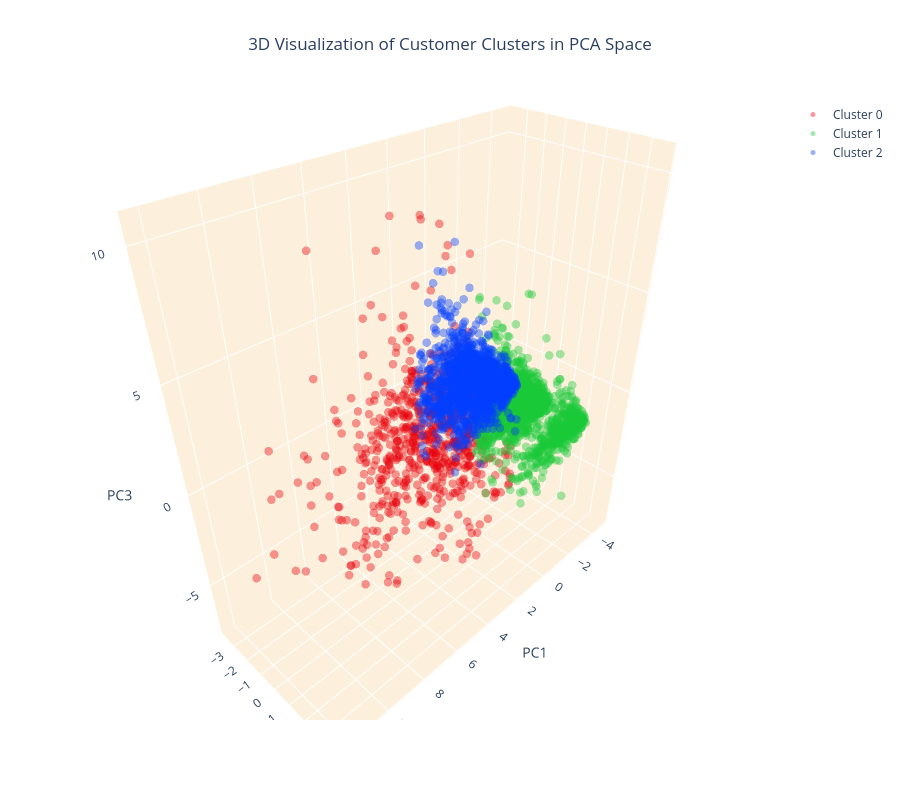

The code cell stored with this chart in its notebook:
### Code cell
# Setting up the color scheme for the clusters (RGB order)
colors = ['#e8000b', '#1ac938', '#023eff']
# Create separate data frames for each cluster
cluster_0 = customer_data_pca[customer_data_pca['cluster'] == 0]
cluster_1 = customer_data_pca[customer_data_pca['cluster'] == 1]
cluster_2 = customer_data_pca[customer_data_pca['cluster'] == 2]
# Create a 3D scatter plot
fig = go.Figure()
# Add data points for each cluster separately and specify the color
fig.add_trace(go.Scatter3d(x=cluster_0['PC1'], y=cluster_0['PC2'], z=cluster_0['PC3'],
mode='markers', marker=dict(color=colors[0], size=5, opacity=0.4), name='Cluster 0'))
fig.add_trace(go.Scatter3d(x=cluster_1['PC1'], y=cluster_1['PC2'], z=cluster_1['PC3'],
mode='markers', marker=dict(color=colors[1], size=5, opacity=0.4), name='Cluster 1'))
fig.add_trace(go.Scatter3d(x=cluster_2['PC1'], y=cluster_2['PC2'], z=cluster_2['PC3'],
mode='markers', marker=dict(color=colors[2], size=5, opacity=0.4), name='Cluster 2'))
# Set the title and layout details
fig.update_layout(
title=dict(text='3D Visualization of Customer Clusters in PCA Space', x=0.5),
scene=dict(
xaxis=dict(backgroundcolor="#fcf0dc", gridcolor='white', title='PC1'),
yaxis=dict(backgroundcolor="#fcf0dc", gridcolor='white', title='PC2'),
            zaxis=dict(backgroundcolor="#fcf0dc", gridcolor='white', title='PC3'),
),
width=900,
height=800
)
# Show the plot
fig.show()

### Figure 1 — Plotly figure (JSON) as saved in the notebook; plotly's stock layout.template omitted (floating-point values rounded to 4 significant figures; data arrays with more than 128 entries replaced by an {"elided": "..."} marker saying what was removed)
{"data": [{"marker": {"color": "#e8000b", "opacity": 0.4, "size": 5}, "mode": "markers", "name": "Cluster 0", "x": {"elided": "704 float values"}, "y": {"elided": "704 float values"}, "z": {"elided": "704 float values"}, "type": "scatter3d"}, {"marker": {"color": "#1ac938", "opacity": 0.4, "size": 5}, "mode": "markers", "name": "Cluster 1", "x": {"elided": "1674 float values"}, "y": {"elided": "1674 float values"}, "z": {"elided": "1674 float values"}, "type": "scatter3d"}, {"marker": {"color": "#023eff", "opacity": 0.4, "size": 5}, "mode": "markers", "name": "Cluster 2", "x": {"elided": "1692 float values"}, "y": {"elided": "1692 float values"}, "z": {"elided": "1692 float values"}, "type": "scatter3d"}], "layout": {"title": {"text": "3D Visualization of Customer Clusters in PCA Space", "x": 0.5}, "scene": {"xaxis": {"backgroundcolor": "#fcf0dc", "gridcolor": "white", "title": {"text": "PC1"}}, "yaxis": {"backgroundcolor": "#fcf0dc", "gridcolor": "white", "title": {"text": "PC2"}}, "zaxis": {"backgroundcolor": "#fcf0dc", "gridcolor": "white", "title": {"text": "PC3"}}}, "width": 900, "height": 800}}
